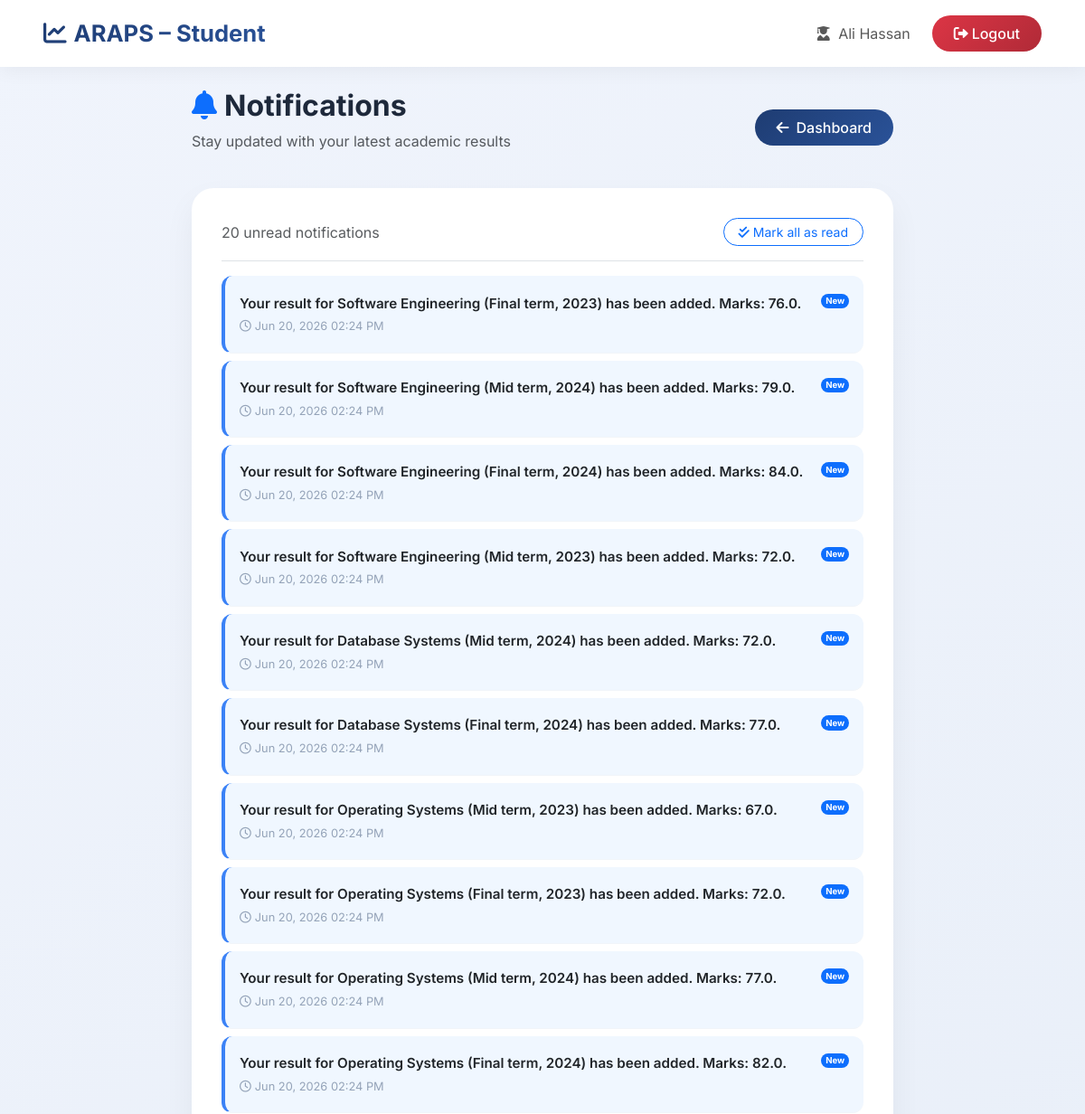
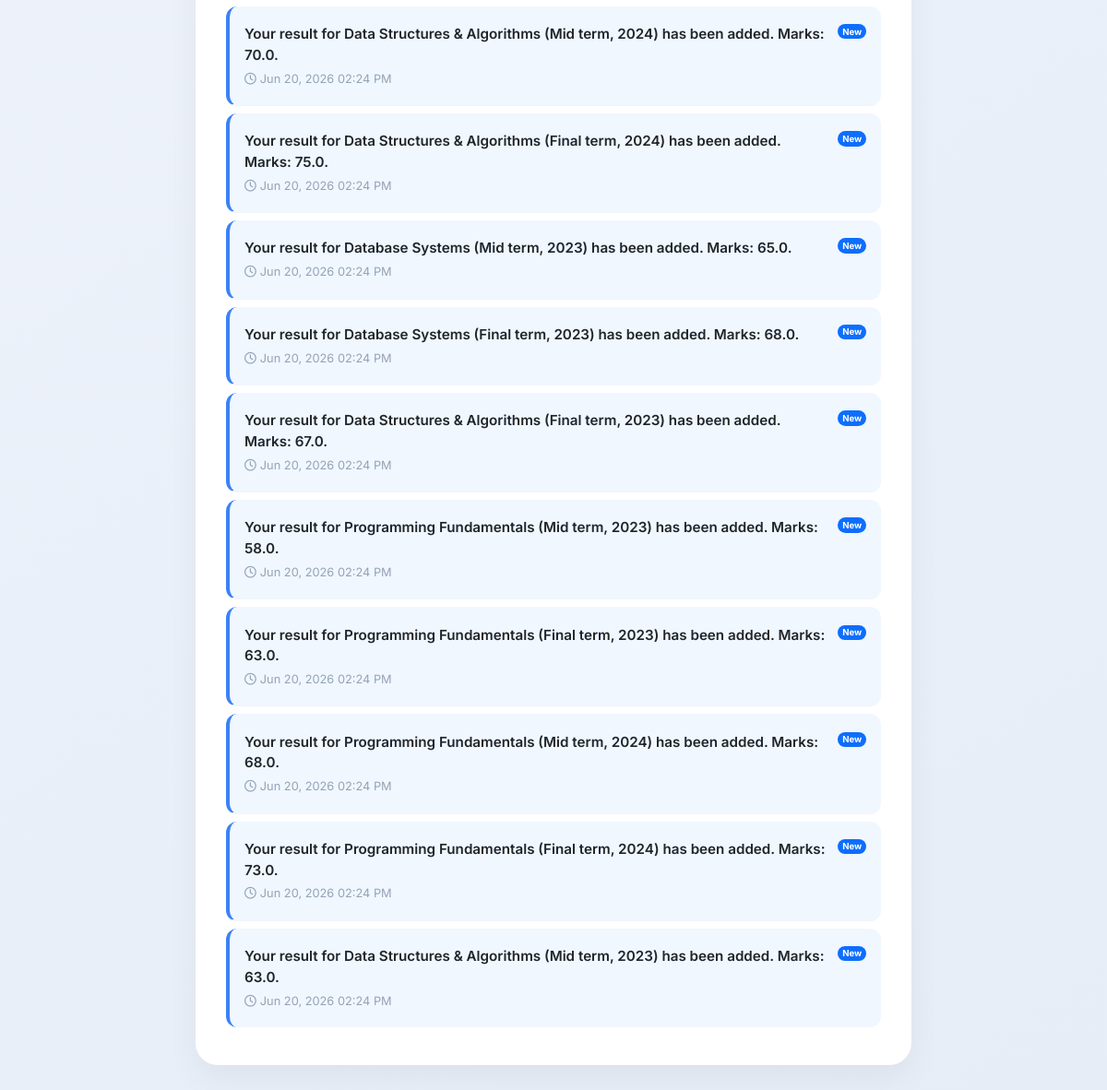
The app's page /notifications/ (signed in) with its own data (2 pictures, top to bottom).
### students/models.py (models this page shows, shortened)
class Student(models.Model):
    user = models.OneToOneField(User, on_delete=models.CASCADE)
    name = models.CharField(max_length=100)
    roll_no = models.CharField(max_length=20)
    class_name = models.CharField(max_length=10)

### results/models.py (models this page shows, shortened)
class Notification(models.Model):
    recipient = models.ForeignKey(User, on_delete=models.CASCADE, related_name='notifications')
    message = models.TextField()
    created_at = models.DateTimeField(auto_now_add=True)
    is_read = models.BooleanField(default=False)

### students/views.py (the view)
# urls.py: path('notifications/', views.notification_list, name='notification_list'),
@login_required
def notification_list(request):
    try:
        student = Student.objects.get(user=request.user)
    except Student.DoesNotExist:
        student = None
    notifications = Notification.objects.filter(recipient=request.user).order_by('-created_at')
    unread_notifications_count = Notification.objects.filter(recipient=request.user, is_read=False).count()
    return render(request, 'students/notifications.html', {
        'student': student,
        'notifications': notifications,
        'unread_notifications_count': unread_notifications_count
    })

### templates/students/notifications.html (shortened to what this page needs)
{% load static %}
<!DOCTYPE html>
<html lang="en">
<head>
    <link rel="stylesheet" href="https://cdnjs.cloudflare.com/ajax/libs/font-awesome/6.0.0-beta3/css/all.min.css">
    <link href="https://cdn.jsdelivr.net/npm/bootstrap@5.3.0-alpha1/dist/css/bootstrap.min.css" rel="stylesheet">
</head>
<body>
<nav class="navbar navbar-expand-lg sticky-top">
    <div class="container-fluid px-4">
        <a class="navbar-brand" href="{% url 'dashboard' %}"><i class="fas fa-chart-line me-2"></i>ARAPS – Student</a>
        <div class="collapse navbar-collapse" id="navbarNav">
            <ul class="navbar-nav ms-auto align-items-center">
                <li class="nav-item me-3">
                    <span class="nav-link"><i class="fas fa-user-graduate me-1"></i> {{ student.name|default:user.username }}</span>
                </li>
                <li class="nav-item">
                    <a href="{% url 'logout' %}" class="btn-logout"><i class="fas fa-sign-out-alt me-1"></i>Logout</a>
                </li>
            </ul>
        </div>
    </div>
</nav>
<div class="container mt-4 mb-5" style="max-width: 800px;">
    <div class="d-flex justify-content-between align-items-center mb-4">
        <div>
            <h2 class="fw-bold" style="color: #1e293b;"><i class="fas fa-bell me-2 text-primary"></i>Notifications</h2>
            <p class="text-muted">Stay updated with your latest academic results</p>
        </div>
        <a href="{% url 'dashboard' %}" class="btn-back"><i class="fas fa-arrow-left me-2"></i>Dashboard</a>
    </div>
    <div class="card-custom">
        {% if notifications %}
            <div class="d-flex justify-content-between align-items-center pb-3 mb-3 border-bottom">
                <span class="text-muted">{{ unread_notifications_count }} unread notification{{ unread_notifications_count|pluralize }}</span>
                {% if unread_notifications_count > 0 %}
                    <a href="{% url 'mark_all_notifications_read' %}" class="btn btn-outline-primary btn-sm rounded-pill px-3">
                        <i class="fas fa-check-double me-1"></i>Mark all as read
                    </a>
                {% endif %}
            </div>
            <div class="notification-list">
                {% for n in notifications %}
                    <div class="notification-item {% if not n.is_read %}unread{% endif %}">
                        <div class="d-flex align-items-start">
                            <div class="flex-grow-1">
                                <p class="mb-0 text-dark" style="font-size: 0.95rem; font-weight: {% if not n.is_read %}600{% else %}400{% endif %};">
                                    {{ n.message }}
                                </p>
                                <div class="notification-time">
                                    <i class="far fa-clock me-1"></i>{{ n.created_at|date:"M d, Y h:i A" }}
                                </div>
                            </div>
                            {% if not n.is_read %}
                                <span class="badge bg-primary rounded-pill ms-2" style="font-size: 0.6rem; padding: 0.35em 0.5em;">New</span>
                            {% endif %}
                        </div>
                    </div>
                {% endfor %}
            </div>
        {% else %}
            <div class="text-center py-5">
                <div class="text-muted mb-3"><i class="far fa-bell-slash fa-3x"></i></div>
                <h5 class="text-secondary">No notifications yet</h5>
                <p class="text-muted small">You will receive notifications here when a teacher posts or updates your results.</p>
            </div>
        {% endif %}
    </div>
</div>
</body>
</html>

### templates/students/notifications.html (style rules this page uses)
* { margin: 0; padding: 0; box-sizing: border-box; }
body { font-family: 'Inter', sans-serif; background: linear-gradient(145deg, #f0f4fc 0%, #e6edf7 100%); min-height: 100vh; }
.navbar { background: rgba(255,255,255,0.96); backdrop-filter: blur(10px); box-shadow: 0 4px 20px rgba(0,0,0,0.05); padding: 0.8rem 1.5rem; }
.navbar-brand { font-weight: 700; font-size: 1.6rem; background: linear-gradient(135deg, #1e3c72, #2a5298); -webkit-background-clip: text; background-clip: text; color: transparent; }
.btn-back { background: linear-gradient(135deg, #1e3c72, #2a5298); border: none; color: white; border-radius: 40px; padding: 8px 24px; font-weight: 500; text-decoration: none; display: inline-block; }
.btn-logout { background: linear-gradient(135deg, #dc3545, #b02a37); border: none; color: white; border-radius: 40px; padding: 8px 24px; font-weight: 500; text-decoration: none; display: inline-block; }
.card-custom { background: white; border-radius: 24px; padding: 2rem; box-shadow: 0 15px 35px rgba(0,0,0,0.05); border: 1px solid rgba(255,255,255,0.3); }
.notification-item { border-bottom: 1px solid #f1f5f9; padding: 1.2rem 1rem; transition: background-color 0.2s; border-radius: 12px; margin-bottom: 0.5rem; }
.notification-item.unread { background-color: #f0f7ff; border-left: 4px solid #3b82f6; }
.notification-item:last-child { border-bottom: none; }
.notification-time { font-size: 0.8rem; color: #94a3b8; margin-top: 0.25rem; }

### records on screen
Student: name "Ali Hassan"
Notification: message "Your result for Software Engineering (Final term, 2023) has been added. Marks: 76.0.", created_at "Jun 20, 2026 02:24 PM", is_read "New"
Notification: message "Your result for Software Engineering (Mid term, 2024) has been added. Marks: 79.0.", created_at "Jun 20, 2026 02:24 PM", is_read "New"
Notification: message "Your result for Software Engineering (Final term, 2024) has been added. Marks: 84.0.", created_at "Jun 20, 2026 02:24 PM", is_read "New"
Notification: message "Your result for Software Engineering (Mid term, 2023) has been added. Marks: 72.0.", created_at "Jun 20, 2026 02:24 PM", is_read "New"
Notification: message "Your result for Database Systems (Mid term, 2024) has been added. Marks: 72.0.", created_at "Jun 20, 2026 02:24 PM", is_read "New"
Notification: message "Your result for Database Systems (Final term, 2024) has been added. Marks: 77.0.", created_at "Jun 20, 2026 02:24 PM", is_read "New"
Notification: message "Your result for Operating Systems (Mid term, 2023) has been added. Marks: 67.0.", created_at "Jun 20, 2026 02:24 PM", is_read "New"
Notification: message "Your result for Operating Systems (Final term, 2023) has been added. Marks: 72.0.", created_at "Jun 20, 2026 02:24 PM", is_read "New"
Notification: message "Your result for Operating Systems (Mid term, 2024) has been added. Marks: 77.0.", created_at "Jun 20, 2026 02:24 PM", is_read "New"
Notification: message "Your result for Operating Systems (Final term, 2024) has been added. Marks: 82.0.", created_at "Jun 20, 2026 02:24 PM", is_read "New"
Notification: message "Your result for Data Structures & Algorithms (Mid term, 2024) has been added. Marks: 70.0.", created_at "Jun 20, 2026 02:24 PM", is_read "New"
Notification: message "Your result for Data Structures & Algorithms (Final term, 2024) has been added. Marks: 75.0.", created_at "Jun 20, 2026 02:24 PM", is_read "New"
Notification: message "Your result for Database Systems (Mid term, 2023) has been added. Marks: 65.0.", created_at "Jun 20, 2026 02:24 PM", is_read "New"
Notification: message "Your result for Database Systems (Final term, 2023) has been added. Marks: 68.0.", created_at "Jun 20, 2026 02:24 PM", is_read "New"
Notification: message "Your result for Data Structures & Algorithms (Final term, 2023) has been added. Marks: 67.0.", created_at "Jun 20, 2026 02:24 PM", is_read "New"
Notification: message "Your result for Programming Fundamentals (Mid term, 2023) has been added. Marks: 58.0.", created_at "Jun 20, 2026 02:24 PM", is_read "New"
Notification: message "Your result for Programming Fundamentals (Final term, 2023) has been added. Marks: 63.0.", created_at "Jun 20, 2026 02:24 PM", is_read "New"
Notification: message "Your result for Programming Fundamentals (Mid term, 2024) has been added. Marks: 68.0.", created_at "Jun 20, 2026 02:24 PM", is_read "New"
Notification: message "Your result for Programming Fundamentals (Final term, 2024) has been added. Marks: 73.0.", created_at "Jun 20, 2026 02:24 PM", is_read "New"
Notification: message "Your result for Data Structures & Algorithms (Mid term, 2023) has been added. Marks: 63.0.", created_at "Jun 20, 2026 02:24 PM", is_read "New"

### other values on screen
{{ unread_notifications_count }} "20"
